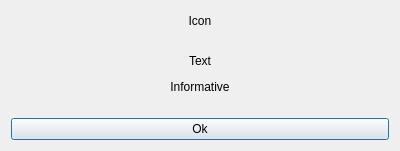
<?xml version="1.0" encoding="UTF-8"?>
<ui version="4.0">
 <class>dlgAbout</class>
 <widget class="QDialog" name="dlgAbout">
  <property name="geometry">
   <rect>
    <x>0</x>
    <y>0</y>
    <width>400</width>
    <height>151</height>
   </rect>
  </property>
  <property name="windowTitle">
   <string notr="true">About</string>
  </property>
  <layout class="QVBoxLayout" name="verticalLayout_dlgAbout">
   <property name="spacing">
    <number>24</number>
   </property>
   <item>
    <layout class="QVBoxLayout" name="verticalLayout_Icon_Text">
     <property name="spacing">
      <number>24</number>
     </property>
     <item>
      <widget class="QLabel" name="icon_About">
       <property name="text">
        <string notr="true">Icon</string>
       </property>
       <property name="alignment">
        <set>Qt::AlignCenter</set>
       </property>
      </widget>
     </item>
     <item>
      <layout class="QVBoxLayout" name="verticalLayout_Text">
       <property name="spacing">
        <number>12</number>
       </property>
       <item>
        <widget class="QLabel" name="label_Text">
         <property name="text">
          <string notr="true">Text</string>
         </property>
         <property name="alignment">
          <set>Qt::AlignCenter</set>
         </property>
        </widget>
       </item>
       <item>
        <widget class="QLabel" name="label_Informative">
         <property name="text">
          <string notr="true">Informative</string>
         </property>
         <property name="alignment">
          <set>Qt::AlignCenter</set>
         </property>
        </widget>
       </item>
      </layout>
     </item>
    </layout>
   </item>
   <item>
    <widget class="themePushButton" name="pushButton_Ok">
     <property name="text">
      <string notr="true">Ok</string>
     </property>
     <property name="icon">
      <iconset resource="resources.qrc">
       <normaloff>:/icon/icons/confirm.svgz</normaloff>:/icon/icons/confirm.svgz</iconset>
     </property>
    </widget>
   </item>
  </layout>
 </widget>
 <customwidgets>
  <customwidget>
   <class>themePushButton</class>
   <extends>QPushButton</extends>
   <header>theme.hpp</header>
  </customwidget>
 </customwidgets>
 <resources>
  <include location="resources.qrc"/>
 </resources>
 <connections/>
</ui>
